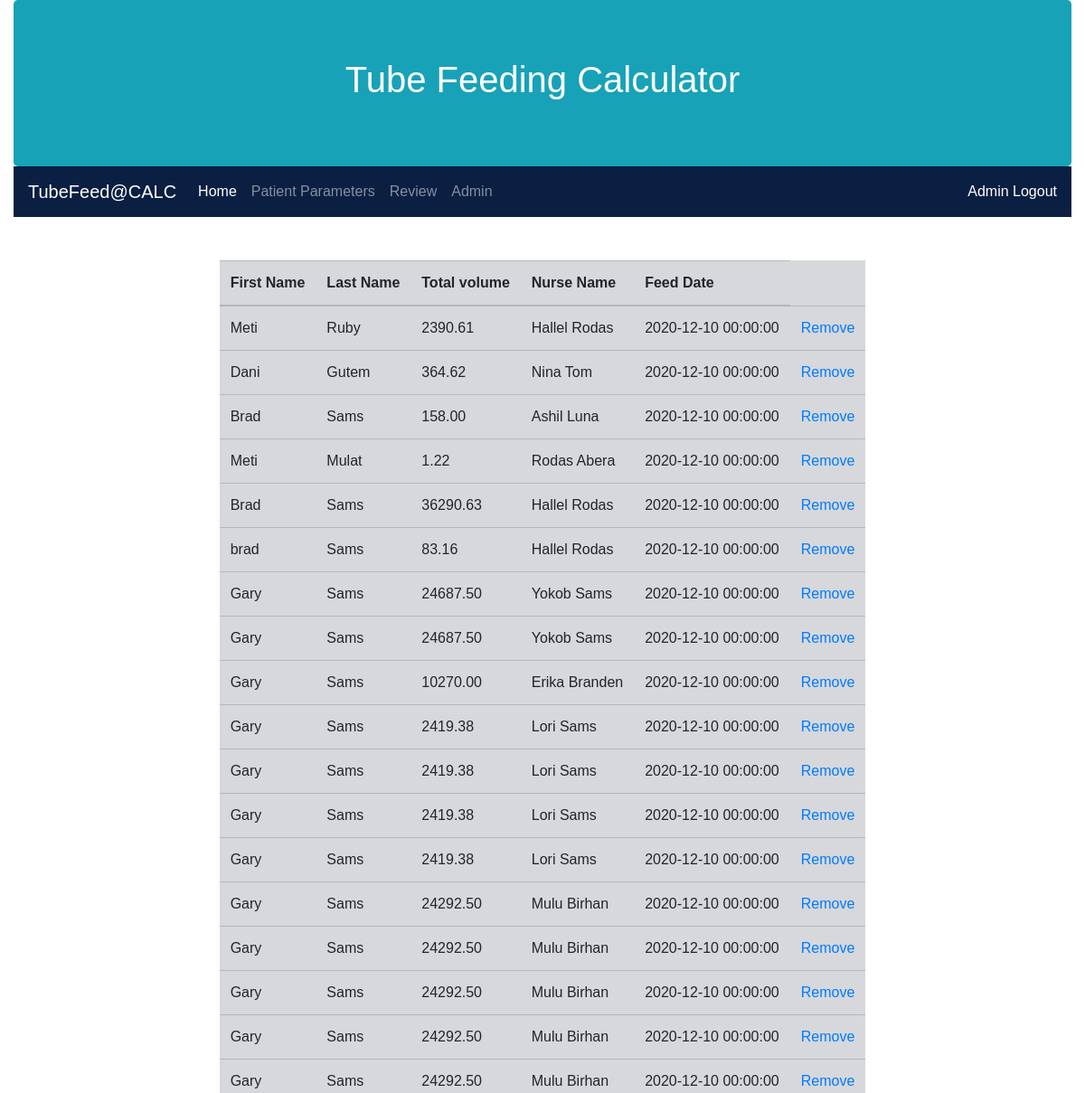
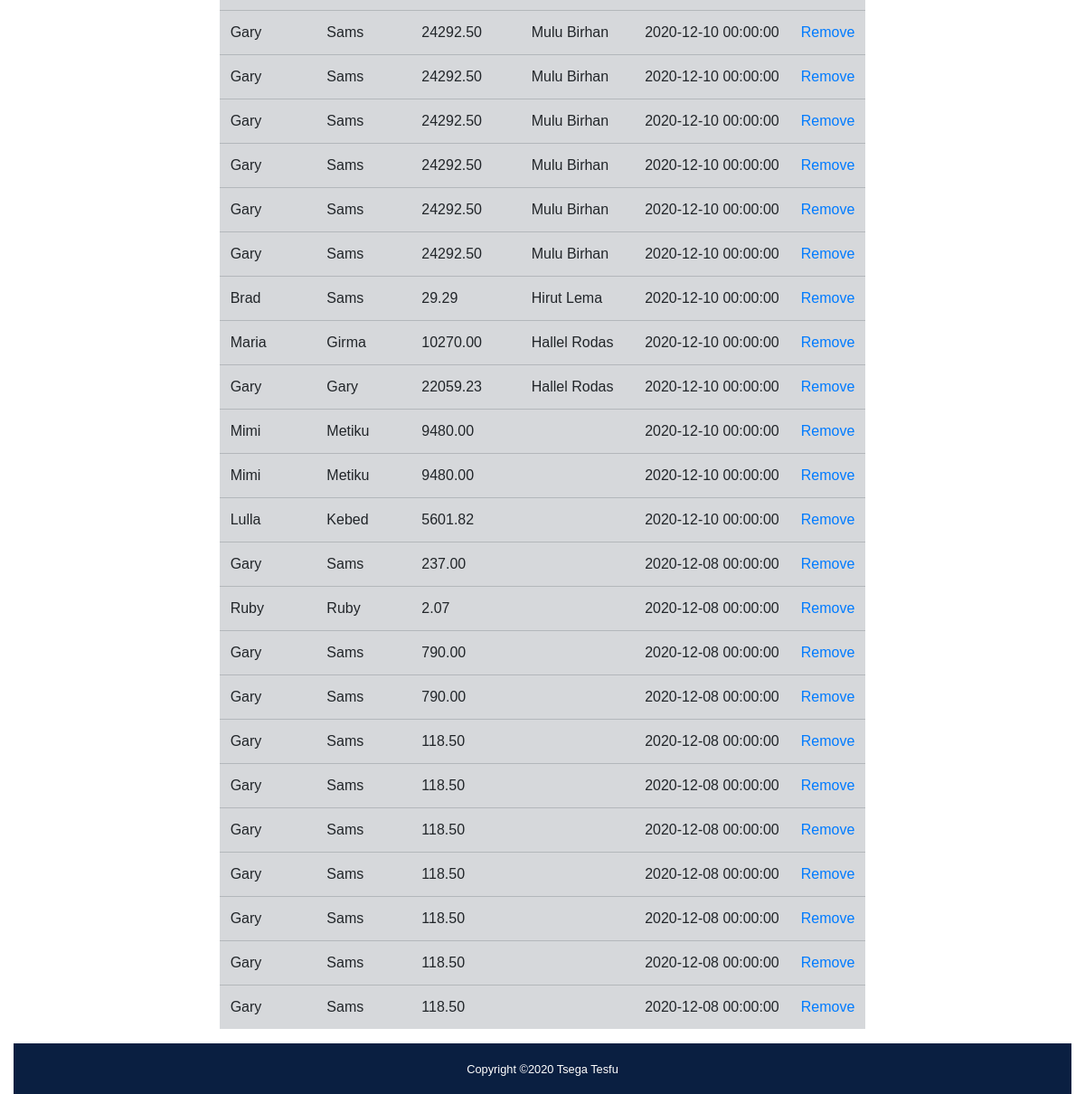
Page /admin.php (signed in) on the committed database (2 pictures, top to bottom).
### tables this page shows
CREATE TABLE `tube_feeding` (
  `id` int NOT NULL AUTO_INCREMENT,
  `user_id` int DEFAULT NULL,
  `first_name` varchar(32) DEFAULT NULL,
  `last_name` varchar(32) DEFAULT NULL,
  `gender` varchar(10) DEFAULT NULL,
  `startdate` date DEFAULT NULL,
  `dr_order` decimal(6,2) DEFAULT NULL,
  `jevity` int DEFAULT NULL,
  `nurse_name` varchar(32) DEFAULT NULL,
  `tube_feed_date` datetime DEFAULT NULL,
  `total_volume` decimal(10,2) DEFAULT NULL,
  `sub_total` decimal(10,2) DEFAULT NULL,
  PRIMARY KEY (`id`),
  KEY `user_id` (`user_id`),
  CONSTRAINT `tube_feeding_ibfk_2` FOREIGN KEY (`user_id`) REFERENCES `nurse_log` (`user_id`)
);

### admin.php (the view, shortened to what this page needs)
<?php
    require_once('header.php');
    require_once('navmenu.php');
    if (!isset($_SESSION['user_id']))
    {
        echo '<p class="login">Please <a href="login.php">log in</a> to access this page.</p>';
        exit();
    }
    else if ($_SESSION['username'] == "Admin")
    {
        $dbc = mysqli_connect(DB_HOST, DB_USER, DB_PASSWORD, DB_NAME);
        $query = "SELECT *  FROM tube_feeding order by id DESC ";
        $data = mysqli_query($dbc, $query);
        echo '<table class="table table-secondary  p-3 mt-5 w-auto mx-auto">';
        echo '<thead>';
        echo '<tr>';
        echo '<th scope="col">First Name</th>';
        echo '<th scope="col">Last Name</th>';
        echo '<th scope="col">Total volume</th>';
        echo '<th scope="col">Nurse Name</th>';
        echo '<th scope="col">Feed Date</th>';
        echo '</tr>';
        echo '</thead>';
        echo '<tbody>';
        while ($row = mysqli_fetch_array($data))
        {
            echo '<tr>';
            echo '<ht scope="row">';
            echo '<td>' . $row['first_name'] . '</td>';
            echo '<td>' . $row['last_name'] . '</td>';
            echo '<td>' . $row['total_volume'] . '</td>';
            echo '<td>' . $row['nurse_name'] . '</td>';
            echo '<td>' . $row['tube_feed_date'] . '</td>';
            ?>
                <td><a href="javascript:delete_id(<?php echo $row['id']; ?>)">Remove</a>
            <?php
        }
        echo '</td></tr>';
        echo '</tbody>';
        echo '</table>';
    }
    else
    {
        echo '<p>Please <a href="logout.php">Log out</a> and login as Admin to access this page.</p>';
        exit();
    }
    require_once('footer.php');
?>

### header.php (shortened to what this page needs)
<!doctype html>
<html lang="en">
    <head>
        <link rel="stylesheet" href="https://cdn.jsdelivr.net/npm/bootstrap@4.5.3/dist/css/bootstrap.min.css"
>
        <link rel="stylesheet" type="text/css" href="css/bootstrap.css">
        <link rel="stylesheet" type="text/css" href="css/style.css" />
    </head>

### navmenu.php (shortened to what this page needs)
<body>
    <div class="container-fluid bg-white text-body">
        <header class="row jumbotron bg-info text-white m-0 px-3">
            <h1 class="mx-auto">Tube Feeding Calculator</h1>
        </header>
        <nav class="navbar navbar-expand-sm navbar-dark bg-dark" role="navigation">
            <a class="navbar-brand" href="#">TubeFeed@CALC</a>
            <div class="collapse navbar-collapse" id="navbarsExampleDefault">
                <ul class="navbar-nav mr-auto">
                    <li class="nav-item active">
                        <a class="nav-link" href="index.php">Home <span class="sr-only"></span></a>
                    </li>
                    <?php
                    if (isset($_SESSION['username']))
                    {
                    ?>
                        <li class="nav-item">
                            <a class="nav-link" href="AddPatientInfo.php">Patient Parameters</a>
                        </li>
                        <li class="nav-item">
                            <a class="nav-link" href="View.php"  aria-disabled="true">Review</a>
                        </li>
                        <li class="nav-item">
                            <a class="nav-link" href="admin.php"  aria-disabled="true">Admin</a>
                        </li>
                    <?php
                    }
                    ?>
                </ul>
                <ul class="navbar-nav ml-auto">
                <?php
                if (isset($_SESSION['username']))
                {
                ?>
                    <li class="nav-item">
                        <a class="text-white" href="logout.php" aria-disabled="true"><?php echo $_SESSION['username'] ; ?>
                             Logout</a>
                    </li>
                <?php
                    }
                ?>
                </ul>
            </div>
        </nav>

### footer.php (shortened to what this page needs)
            <footer class="page-footer mt-2 p-3 text-white text-center"><small>Copyright &copy;2020 Tsega Tesfu</small></footer>
        </div>
    </body>
</html>

### css/style.css (style rules this page uses)
body { font-family: "Muli", Helvetica, Arial, sans-serif; }
header, footer { background-color: #0a1f41; }
nav.bg-dark { background-color: #0a1f41 !important; }

### rows in the picture
tube_feeding: first_name "Meti", last_name "Ruby", total_volume "2390.61", nurse_name "Hallel Rodas", tube_feed_date "2020-12-10 00:00:00"
tube_feeding: first_name "Dani", last_name "Gutem", total_volume "364.62", nurse_name "Nina Tom", tube_feed_date "2020-12-10 00:00:00"
tube_feeding: first_name "Brad", last_name "Sams", total_volume "158.00", nurse_name "Ashil Luna", tube_feed_date "2020-12-10 00:00:00"
tube_feeding: first_name "Meti", last_name "Mulat", total_volume "1.22", nurse_name "Rodas Abera", tube_feed_date "2020-12-10 00:00:00"
tube_feeding: first_name "Brad", last_name "Sams", total_volume "36290.63", nurse_name "Hallel Rodas", tube_feed_date "2020-12-10 00:00:00"
tube_feeding: first_name "brad", last_name "Sams", total_volume "83.16", nurse_name "Hallel Rodas", tube_feed_date "2020-12-10 00:00:00"
tube_feeding: first_name "Gary", last_name "Sams", total_volume "24687.50", nurse_name "Yokob Sams", tube_feed_date "2020-12-10 00:00:00"
tube_feeding: first_name "Gary", last_name "Sams", total_volume "24687.50", nurse_name "Yokob Sams", tube_feed_date "2020-12-10 00:00:00"
tube_feeding: first_name "Gary", last_name "Sams", total_volume "10270.00", nurse_name "Erika Branden", tube_feed_date "2020-12-10 00:00:00"
tube_feeding: first_name "Gary", last_name "Sams", total_volume "2419.38", nurse_name "Lori Sams", tube_feed_date "2020-12-10 00:00:00"
tube_feeding: first_name "Gary", last_name "Sams", total_volume "2419.38", nurse_name "Lori Sams", tube_feed_date "2020-12-10 00:00:00"
tube_feeding: first_name "Gary", last_name "Sams", total_volume "2419.38", nurse_name "Lori Sams", tube_feed_date "2020-12-10 00:00:00"
tube_feeding: first_name "Gary", last_name "Sams", total_volume "2419.38", nurse_name "Lori Sams", tube_feed_date "2020-12-10 00:00:00"
tube_feeding: first_name "Gary", last_name "Sams", total_volume "24292.50", nurse_name "Mulu Birhan", tube_feed_date "2020-12-10 00:00:00"
tube_feeding: first_name "Gary", last_name "Sams", total_volume "24292.50", nurse_name "Mulu Birhan", tube_feed_date "2020-12-10 00:00:00"
tube_feeding: first_name "Gary", last_name "Sams", total_volume "24292.50", nurse_name "Mulu Birhan", tube_feed_date "2020-12-10 00:00:00"
tube_feeding: first_name "Gary", last_name "Sams", total_volume "24292.50", nurse_name "Mulu Birhan", tube_feed_date "2020-12-10 00:00:00"
tube_feeding: first_name "Gary", last_name "Sams", total_volume "24292.50", nurse_name "Mulu Birhan", tube_feed_date "2020-12-10 00:00:00"
tube_feeding: first_name "Gary", last_name "Sams", total_volume "24292.50", nurse_name "Mulu Birhan", tube_feed_date "2020-12-10 00:00:00"
tube_feeding: first_name "Gary", last_name "Sams", total_volume "24292.50", nurse_name "Mulu Birhan", tube_feed_date "2020-12-10 00:00:00"
tube_feeding: first_name "Gary", last_name "Sams", total_volume "24292.50", nurse_name "Mulu Birhan", tube_feed_date "2020-12-10 00:00:00"
tube_feeding: first_name "Gary", last_name "Sams", total_volume "24292.50", nurse_name "Mulu Birhan", tube_feed_date "2020-12-10 00:00:00"
tube_feeding: first_name "Gary", last_name "Sams", total_volume "24292.50", nurse_name "Mulu Birhan", tube_feed_date "2020-12-10 00:00:00"
tube_feeding: first_name "Gary", last_name "Sams", total_volume "24292.50", nurse_name "Mulu Birhan", tube_feed_date "2020-12-10 00:00:00"
tube_feeding: first_name "Brad", last_name "Sams", total_volume "29.29", nurse_name "Hirut Lema", tube_feed_date "2020-12-10 00:00:00"
tube_feeding: first_name "Maria", last_name "Girma", total_volume "10270.00", nurse_name "Hallel Rodas", tube_feed_date "2020-12-10 00:00:00"
tube_feeding: first_name "Gary", last_name "Gary", total_volume "22059.23", nurse_name "Hallel Rodas", tube_feed_date "2020-12-10 00:00:00"
tube_feeding: first_name "Mimi", last_name "Metiku", total_volume "9480.00", tube_feed_date "2020-12-10 00:00:00"
tube_feeding: first_name "Mimi", last_name "Metiku", total_volume "9480.00", tube_feed_date "2020-12-10 00:00:00"
tube_feeding: first_name "Lulla", last_name "Kebed", total_volume "5601.82", tube_feed_date "2020-12-10 00:00:00"
tube_feeding: first_name "Gary", last_name "Sams", total_volume "237.00", tube_feed_date "2020-12-08 00:00:00"
tube_feeding: first_name "Ruby", last_name "Ruby", total_volume "2.07", tube_feed_date "2020-12-08 00:00:00"
tube_feeding: first_name "Gary", last_name "Sams", total_volume "790.00", tube_feed_date "2020-12-08 00:00:00"
tube_feeding: first_name "Gary", last_name "Sams", total_volume "790.00", tube_feed_date "2020-12-08 00:00:00"
tube_feeding: first_name "Gary", last_name "Sams", total_volume "118.50", tube_feed_date "2020-12-08 00:00:00"
tube_feeding: first_name "Gary", last_name "Sams", total_volume "118.50", tube_feed_date "2020-12-08 00:00:00"
tube_feeding: first_name "Gary", last_name "Sams", total_volume "118.50", tube_feed_date "2020-12-08 00:00:00"
tube_feeding: first_name "Gary", last_name "Sams", total_volume "118.50", tube_feed_date "2020-12-08 00:00:00"
tube_feeding: first_name "Gary", last_name "Sams", total_volume "118.50", tube_feed_date "2020-12-08 00:00:00"
tube_feeding: first_name "Gary", last_name "Sams", total_volume "118.50", tube_feed_date "2020-12-08 00:00:00"
tube_feeding: first_name "Gary", last_name "Sams", total_volume "118.50", tube_feed_date "2020-12-08 00:00:00"

### other values in the picture
$_SESSION['username'] "Admin"
